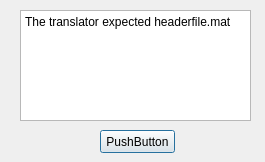
<?xml version="1.0" encoding="UTF-8"?>
<ui version="4.0">
 <class>Dialog</class>
 <widget class="QDialog" name="Dialog">
  <property name="geometry">
   <rect>
    <x>0</x>
    <y>0</y>
    <width>265</width>
    <height>162</height>
   </rect>
  </property>
  <property name="windowTitle">
   <string>Dialog</string>
  </property>
  <widget class="QWidget" name="gridLayoutWidget">
   <property name="geometry">
    <rect>
     <x>20</x>
     <y>10</y>
     <width>231</width>
     <height>111</height>
    </rect>
   </property>
   <layout class="QGridLayout" name="data_verify_grid">
    <item row="0" column="0">
     <widget class="QPlainTextEdit" name="data_verify_pte">
      <property name="minimumSize">
       <size>
        <width>200</width>
        <height>100</height>
       </size>
      </property>
      <property name="plainText">
       <string>The translator expected headerfile.mat</string>
      </property>
     </widget>
    </item>
   </layout>
  </widget>
  <widget class="QPushButton" name="data_verify_btn">
   <property name="geometry">
    <rect>
     <x>100</x>
     <y>130</y>
     <width>75</width>
     <height>23</height>
    </rect>
   </property>
   <property name="text">
    <string>PushButton</string>
   </property>
  </widget>
 </widget>
 <resources/>
 <connections/>
</ui>
